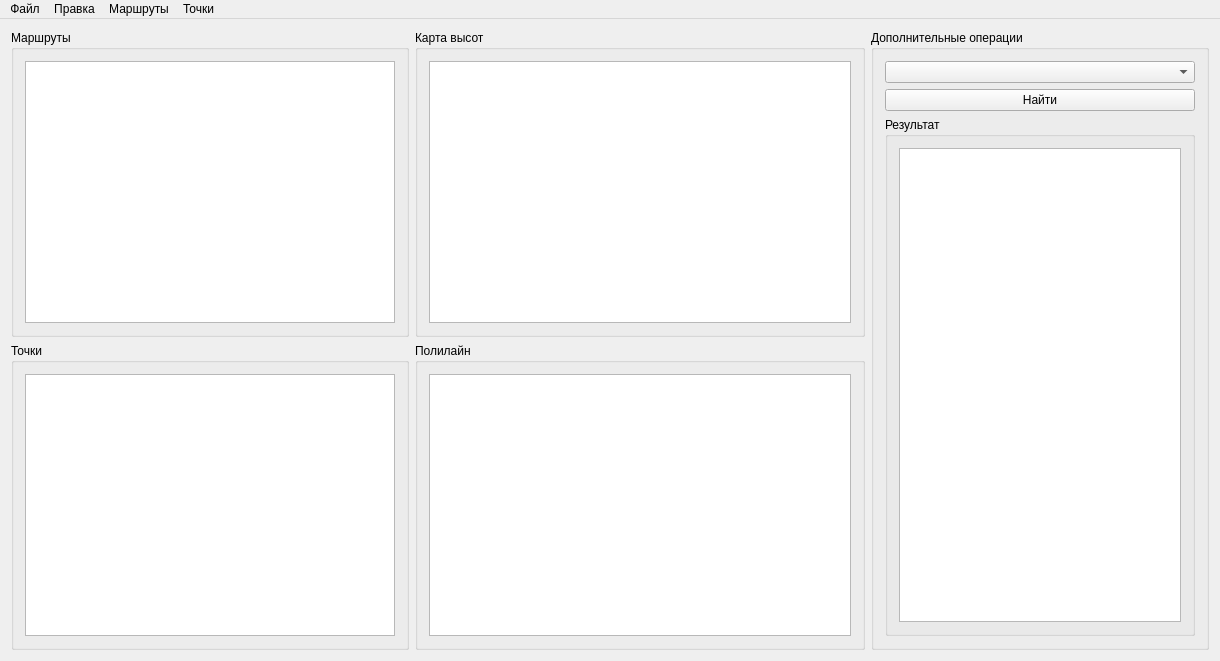
<?xml version="1.0" encoding="UTF-8"?>
<ui version="4.0">
 <class>MainWindow</class>
 <widget class="QMainWindow" name="MainWindow">
  <property name="geometry">
   <rect>
    <x>0</x>
    <y>0</y>
    <width>1220</width>
    <height>661</height>
   </rect>
  </property>
  <property name="sizePolicy">
   <sizepolicy hsizetype="Minimum" vsizetype="Minimum">
    <horstretch>0</horstretch>
    <verstretch>0</verstretch>
   </sizepolicy>
  </property>
  <property name="windowTitle">
   <string>MainWindow</string>
  </property>
  <widget class="QWidget" name="centralWidget">
   <layout class="QHBoxLayout" name="horizontalLayout_4">
    <item>
     <layout class="QVBoxLayout" name="verticalLayout_3">
      <item>
       <widget class="QGroupBox" name="groupBox">
        <property name="sizePolicy">
         <sizepolicy hsizetype="Fixed" vsizetype="Preferred">
          <horstretch>0</horstretch>
          <verstretch>0</verstretch>
         </sizepolicy>
        </property>
        <property name="minimumSize">
         <size>
          <width>370</width>
          <height>0</height>
         </size>
        </property>
        <property name="title">
         <string>Маршруты</string>
        </property>
        <layout class="QHBoxLayout" name="horizontalLayout">
         <item>
          <widget class="TableWidget" name="tableOfRoutes">
           <property name="sizePolicy">
            <sizepolicy hsizetype="Expanding" vsizetype="Expanding">
             <horstretch>0</horstretch>
             <verstretch>0</verstretch>
            </sizepolicy>
           </property>
           <property name="minimumSize">
            <size>
             <width>370</width>
             <height>0</height>
            </size>
           </property>
          </widget>
         </item>
        </layout>
       </widget>
      </item>
      <item>
       <widget class="QGroupBox" name="groupBox_3">
        <property name="sizePolicy">
         <sizepolicy hsizetype="Fixed" vsizetype="Preferred">
          <horstretch>0</horstretch>
          <verstretch>0</verstretch>
         </sizepolicy>
        </property>
        <property name="minimumSize">
         <size>
          <width>370</width>
          <height>0</height>
         </size>
        </property>
        <property name="baseSize">
         <size>
          <width>0</width>
          <height>0</height>
         </size>
        </property>
        <property name="title">
         <string>Точки</string>
        </property>
        <layout class="QVBoxLayout" name="verticalLayout">
         <item>
          <widget class="TableWidget" name="tableOfPoints">
           <property name="sizePolicy">
            <sizepolicy hsizetype="Expanding" vsizetype="Expanding">
             <horstretch>0</horstretch>
             <verstretch>0</verstretch>
            </sizepolicy>
           </property>
           <property name="minimumSize">
            <size>
             <width>370</width>
             <height>0</height>
            </size>
           </property>
          </widget>
         </item>
        </layout>
       </widget>
      </item>
     </layout>
    </item>
    <item>
     <layout class="QVBoxLayout" name="verticalLayout_7">
      <item>
       <widget class="QGroupBox" name="groupBox_4">
        <property name="sizePolicy">
         <sizepolicy hsizetype="Fixed" vsizetype="Expanding">
          <horstretch>0</horstretch>
          <verstretch>0</verstretch>
         </sizepolicy>
        </property>
        <property name="minimumSize">
         <size>
          <width>450</width>
          <height>0</height>
         </size>
        </property>
        <property name="title">
         <string>Карта высот</string>
        </property>
        <layout class="QHBoxLayout" name="horizontalLayout_2">
         <item>
          <widget class="GraphPlot" name="graphPlot"/>
         </item>
        </layout>
       </widget>
      </item>
      <item>
       <widget class="QGroupBox" name="groupBox_2">
        <property name="sizePolicy">
         <sizepolicy hsizetype="Fixed" vsizetype="Preferred">
          <horstretch>0</horstretch>
          <verstretch>0</verstretch>
         </sizepolicy>
        </property>
        <property name="minimumSize">
         <size>
          <width>450</width>
          <height>0</height>
         </size>
        </property>
        <property name="title">
         <string>Полилайн</string>
        </property>
        <layout class="QVBoxLayout" name="verticalLayout_6">
         <item>
          <layout class="QVBoxLayout" name="verticalLayout_2">
           <item>
            <widget class="QTextEdit" name="textEditPolyline">
             <property name="readOnly">
              <bool>true</bool>
             </property>
            </widget>
           </item>
          </layout>
         </item>
        </layout>
       </widget>
      </item>
     </layout>
    </item>
    <item>
     <widget class="QGroupBox" name="groupBox_5">
      <property name="title">
       <string>Дополнительные операции</string>
      </property>
      <layout class="QVBoxLayout" name="verticalLayout_5">
       <item>
        <layout class="QVBoxLayout" name="verticalLayout_4">
         <item>
          <widget class="QComboBox" name="operationList"/>
         </item>
         <item>
          <widget class="QPushButton" name="pushButton">
           <property name="text">
            <string>Найти</string>
           </property>
          </widget>
         </item>
         <item>
          <widget class="QGroupBox" name="groupBox_6">
           <property name="title">
            <string>Результат</string>
           </property>
           <layout class="QHBoxLayout" name="horizontalLayout_5">
            <item>
             <widget class="QTextEdit" name="operationResult">
              <property name="readOnly">
               <bool>true</bool>
              </property>
             </widget>
            </item>
           </layout>
          </widget>
         </item>
        </layout>
       </item>
      </layout>
     </widget>
    </item>
   </layout>
  </widget>
  <widget class="QMenuBar" name="menuBar">
   <property name="geometry">
    <rect>
     <x>0</x>
     <y>0</y>
     <width>1220</width>
     <height>21</height>
    </rect>
   </property>
   <widget class="QMenu" name="menu">
    <property name="title">
     <string>Файл</string>
    </property>
    <addaction name="actionImportGPX"/>
    <addaction name="actionImportPolyline"/>
   </widget>
   <widget class="QMenu" name="menu_2">
    <property name="title">
     <string>Правка</string>
    </property>
    <addaction name="Undo"/>
    <addaction name="Redo"/>
   </widget>
   <widget class="QMenu" name="menu_3">
    <property name="title">
     <string>Маршруты</string>
    </property>
    <addaction name="actionAddRoute"/>
    <addaction name="actionDeleteRoute"/>
   </widget>
   <widget class="QMenu" name="menu_4">
    <property name="title">
     <string>Точки</string>
    </property>
    <addaction name="actionInsertPointBefore"/>
    <addaction name="actionInsertPointAfter"/>
    <addaction name="actionDeletePoint"/>
   </widget>
   <addaction name="menu"/>
   <addaction name="menu_2"/>
   <addaction name="menu_3"/>
   <addaction name="menu_4"/>
  </widget>
  <action name="actionImportGPX">
   <property name="text">
    <string>Импорт из GPX...</string>
   </property>
  </action>
  <action name="actionImportPolyline">
   <property name="text">
    <string>Импорт из полилайн...</string>
   </property>
  </action>
  <action name="Undo">
   <property name="text">
    <string>Отменить</string>
   </property>
   <property name="shortcut">
    <string>Ctrl+Z</string>
   </property>
  </action>
  <action name="Redo">
   <property name="text">
    <string>Повторить</string>
   </property>
   <property name="shortcut">
    <string>Ctrl+Y</string>
   </property>
  </action>
  <action name="actionAddRoute">
   <property name="text">
    <string>Создать новый</string>
   </property>
  </action>
  <action name="actionDeleteRoute">
   <property name="text">
    <string>Удалить</string>
   </property>
  </action>
  <action name="actionInsertPointBefore">
   <property name="text">
    <string>Вставить перед</string>
   </property>
  </action>
  <action name="actionInsertPointAfter">
   <property name="text">
    <string>Вставить после</string>
   </property>
  </action>
  <action name="actionDeletePoint">
   <property name="text">
    <string>Удалить</string>
   </property>
  </action>
  <action name="action">
   <property name="text">
    <string>Дополнительные операции...</string>
   </property>
  </action>
 </widget>
 <layoutdefault spacing="6" margin="11"/>
 <customwidgets>
  <customwidget>
   <class>TableWidget</class>
   <extends>QTableView</extends>
   <header>tablewidget.h</header>
  </customwidget>
  <customwidget>
   <class>GraphPlot</class>
   <extends>QGraphicsView</extends>
   <header>graphplot.h</header>
  </customwidget>
 </customwidgets>
 <resources/>
 <connections/>
</ui>
